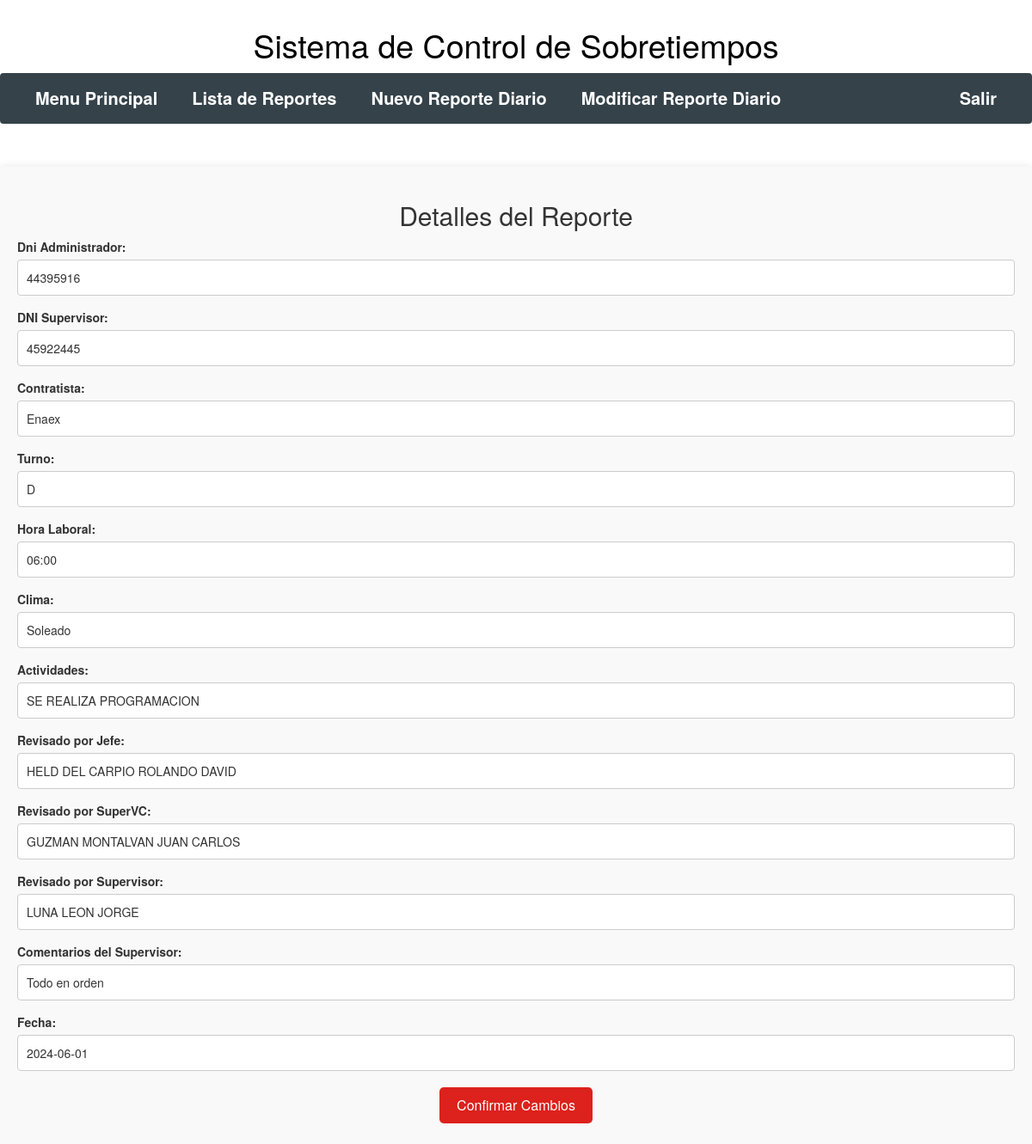
Page /gdi-final-final/supervisor/modificar.php?id=1 on the committed database.
### tables this page shows
CREATE TABLE ReporteDiario (
    idReporteDiario INT AUTO_INCREMENT PRIMARY KEY,
    dniAdministrador CHAR(8) NOT NULL,
    dniSupervisor CHAR(8) NOT NULL,
    contratista VARCHAR(100) NOT NULL,
    turno CHAR(1) NOT NULL,
    horaLaboral TIME NOT NULL,
    clima VARCHAR(50) NOT NULL,
    actividades TEXT NOT NULL,
    revisadoPorJefe VARCHAR(100) NOT NULL,
    revisadoPorSuperVC VARCHAR(100) NOT NULL,
    revisadoPorSupervisor VARCHAR(100) NOT NULL,
    comentariosSupervisor TEXT NOT NULL,
    fecha DATE NOT NULL,
    FOREIGN KEY (dniAdministrador) REFERENCES Administrador(dniAdministrador),
    FOREIGN KEY (dniSupervisor) REFERENCES Supervisor(dniSupervisor)
);

### gdi-final-final/clases/conexion.php (called while the page is built, shortened)
<?php
class Conexion {
    private $server;
    private $username;
    private $password;
    private $database;
    private $port;
    private $conexion;
    function __construct() {
        $listadatos = $this->datosConexion();
        $this->conexion = new mysqli($this->server, $this->username, $this->password, $this->database, $this->port);
    }
    private function datosConexion() {
        $direccion = dirname(__FILE__) . "/";
        $jsondata = file_get_contents($direccion . "config");
        return json_decode($jsondata, true);
    }
    private function convertirUTF8($array) {
        array_walk_recursive($array, function (&$item, $key) {
            if (!mb_detect_encoding($item, 'utf-8', true)) {
                $item = utf8_encode($item);
            }
        });
        return $array;
    }
    public function obtenerDatos($sqlstr) {
        $results = $this->conexion->query($sqlstr);
        $resultArray = array();
        foreach ($results as $key) {
            $resultArray[] = $key;
        }
        return $this->convertirUTF8($resultArray);
    }
}
?>

### gdi-final-final/supervisor/modificar.php (the view, shortened to what this page needs)
<?php
include_once '../clases/conexion.php';
$conexion = new Conexion();
if (isset($_GET['id'])) {
    $idReporteDiario = $_GET['id'];
    $sql = "SELECT * FROM reportediario WHERE idReporteDiario = $idReporteDiario";
    $detalles = $conexion->obtenerDatos($sql);
    function formatearHora($hora) {
        return date("H:i", strtotime($hora));
    }
} else {
    echo "No se ha especificado un reporte.";
    exit;
}
?>
<!DOCTYPE html>
<html lang="es">
<head>
    <link rel="stylesheet" type="text/css" href="../css/main.css">
    <link rel="stylesheet" href="https://maxcdn.bootstrapcdn.com/bootstrap/3.3.7/css/bootstrap.min.css">
</head>
<body>
<header>
    <h1>Sistema de Control de Sobretiempos</h1>
    <div class="navbar">
        <a href="super-menu.html">Menu Principal</a>
        <a href="listar-reporte.php">Lista de Reportes</a>
        <a href="nuevo-reporte.php">Nuevo Reporte Diario</a>
        <a href="modificar-reporte.php">Modificar Reporte Diario</a>
        <a href="../logout.php">Salir</a>
    </div>
</header>
<center>
    <div class="contenido-reporte">
    <form action="" method="POST">
        <h2>Detalles del Reporte</h2>
        <?php if (!empty($detalles)): ?>
            <?php foreach ($detalles as $detalle): ?>
                <div class="detalle">
                    <div class="form-group">
                        <label for="dniAdministrador">Dni Administrador:</label>
                        <input type="text" name="dniAdministrador" value="<?php echo $detalle['dniAdministrador']; ?>">
                    </div>
                    <div class="form-group">
                        <label for="dniSupervisor">DNI Supervisor:</label>
                        <input type="text" name="dniSupervisor" value="<?php echo $detalle['dniSupervisor']; ?>">
                    </div>
                    <div class="form-group">
                        <label for="contratista">Contratista:</label>
                        <input type="text" name="contratista" value="<?php echo $detalle['contratista']; ?>">
                    </div>
                    <div class="form-group">
                        <label for="turno">Turno:</label>
                        <input type="text" name="turno" value="<?php echo $detalle['turno']; ?>">
                    </div>
                    <div class="form-group">
                        <label for="horaLaboral">Hora Laboral:</label>
                        <input type="text" name="horaLaboral" value="<?php echo formatearHora($detalle['horaLaboral']); ?>">
                    </div>
                    <div class="form-group">
                        <label for="clima">Clima:</label>
                        <input type="text" name="clima" value="<?php echo $detalle['clima']; ?>">
                    </div>
                    <div class="form-group">
                        <label for="actividades">Actividades:</label>
                        <input type="text" name="actividades" value="<?php echo $detalle['actividades']; ?>">
                    </div>
                    <div class="form-group">
                        <label for="revisadoPorJefe">Revisado por Jefe:</label>
                        <input type="text" name="revisadoPorJefe" value="<?php echo $detalle['revisadoPorJefe']; ?>">
                    </div>
                    <div class="form-group">
                        <label for="revisadoPorSuperVC">Revisado por SuperVC:</label>
                        <input type="text" name="revisadoPorSuperVC" value="<?php echo $detalle['revisadoPorSuperVC']; ?>">
                    </div>
                    <div class="form-group">
                        <label for="revisadoPorSupervisor">Revisado por Supervisor:</label>
                        <input type="text" name="revisadoPorSupervisor" value="<?php echo $detalle['revisadoPorSupervisor']; ?>">
                    </div>
                    <div class="form-group">
                        <label for="comentariosSupervisor">Comentarios del Supervisor:</label>
                        <input type="text" name="comentariosSupervisor" value="<?php echo $detalle['comentariosSupervisor']; ?>">
                    </div>
                    <div class="form-group">
                        <label for="fecha">Fecha:</label>
                        <input type="text" name="fecha" value="<?php echo $detalle['fecha']; ?>">
                    </div>
                </div>
            <?php endforeach; ?>
        <?php else: ?>
            <p>No se encontraron detalles para este reporte.</p>
        <?php endif; ?>
        <button type="submit" class="btn-comun ">Confirmar Cambios</button>
    </form>
    </div>
</center>
</body>
</html>

### gdi-final-final/css/main.css (style rules this page uses)
header { font-size: 15px; font-weight: bold; text-align: center; position: relative; padding: 30px 0; }
header h1 { font-size: 2.5em; font-weight: 80; color: black; margin: 0; line-height: 1.2; }
.navbar { margin-top: 10px; }
body { background-color: #dcd9f3; color: black; font-family: Arial, sans-serif; margin: 0; padding: 0; }
.navbar { font-size: 20px; overflow: hidden; background-color: #35424A; }
.navbar a { float: left; display: block; color: white; text-align: center; padding: 14px 20px; text-decoration: none; transition: all 0.3s ease; border-radius: 5px; }
.btn-comun { background-color: #DD211C; color: white; border: none; padding: 10px 20px; text-align: center; text-decoration: none; display: inline-block; font-size: 16px; margin: 4px 2px; cursor: pointer; border-radius: 5px; transition: transform 0.2s ease, box-shadow 0.2s ease; }
.form-group label { text-align: left; }
.form-group input[type="text"], .form-group input[type="password"] { width: 100%; }
.contenido-reporte { background-color: #f9f9f9; padding: 20px; border-radius: 5px; box-shadow: 0 0 10px rgba(0, 0, 0, 0.1); }
.contenido-reporte .form-group { margin-bottom: 15px; }
.contenido-reporte .form-group label { display: block; margin-bottom: 5px; font-weight: bold; }
.contenido-reporte .form-group input, .contenido-reporte .form-group textarea { width: 100%; padding: 10px; border: 1px solid #ccc; border-radius: 4px; }
h1 { font-weight: 800; font-size: 2.5em; text-align: center; color: black; margin: 20px 0; }
.navbar { font-size: 20px; overflow: hidden; background-color: #35424A; display: flex; justify-content: space-between; padding: 0 20px; }
.navbar a { color: white; text-align: center; padding: 14px 20px; text-decoration: none; }
.navbar a:last-child { margin-left: auto; }

### rows in the picture
reportediario: dniAdministrador "44395916", dniSupervisor "45922445", contratista "Enaex", turno "D", horaLaboral "06:00", clima "Soleado", actividades "SE REALIZA PROGRAMACION", revisadoPorJefe "HELD DEL CARPIO ROLANDO DAVID", revisadoPorSuperVC "GUZMAN MONTALVAN JUAN CARLOS", revisadoPorSupervisor "LUNA LEON JORGE", comentariosSupervisor "Todo en orden", fecha "2024-06-01"
